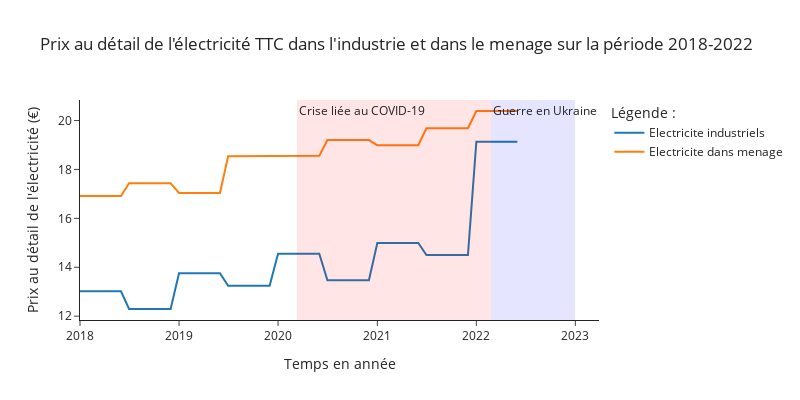

Write notebook code for a chart like this one.
### Code cell
labels = ["Electricite industriels","Electricite dans menage"]
fig = go.Figure()
fig.add_trace(go.Scatter(x=df_price_industry_electricity.Période, y=df_price_industry_electricity[price_industry_electricity[0]]/0.78, name=labels[0]))
fig.add_trace(go.Scatter(x=df_price_menage_electricity.Période, y=df_price_menage_electricity[price_menage_electricity[0]], name=labels[1]))
fig.add_vrect(x0='2020-03-11', x1='2022-02-24', line_width=0, fillcolor="red", opacity=0.1, annotation_text='Crise liée au COVID-19', annotation_position='inside top left')
fig.add_vrect(x0='2022-02-24', x1='2022-12-31', line_width=0, fillcolor="blue", opacity=0.1, annotation_text='Guerre en Ukraine', annotation_position='inside top left')
fig.update_layout(title_text="Prix au détail de l'électricité TTC dans l'industrie et dans le menage sur la période 2018-2022", legend_title_text = "Légende :", width=800, height=400, template='simple_white')
fig.update_xaxes(title_text='Temps en année')
fig.update_yaxes(title_text="Prix au détail de l'électricité (€)")
fig.show()
